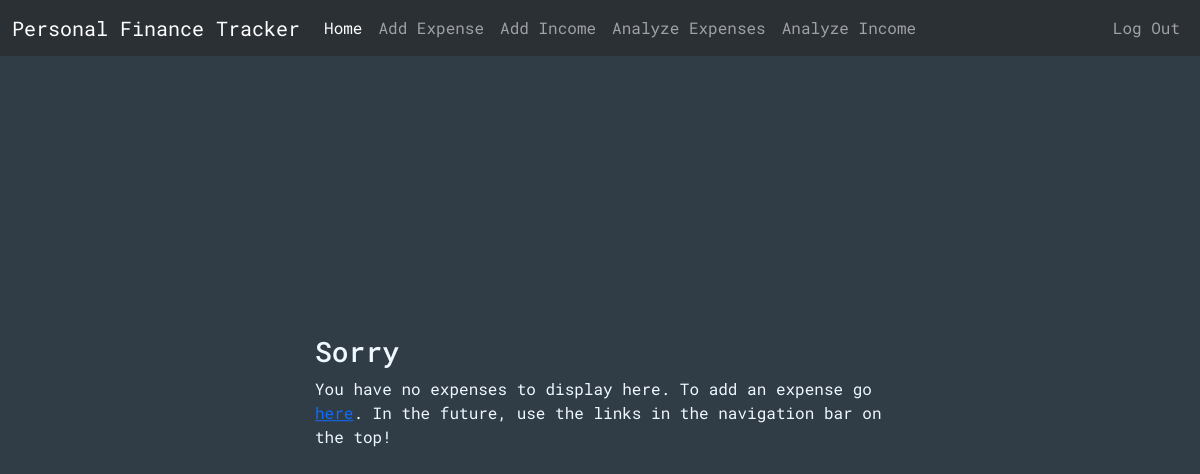
Page /analyzeExpenses (signed in) on the earlier database version.
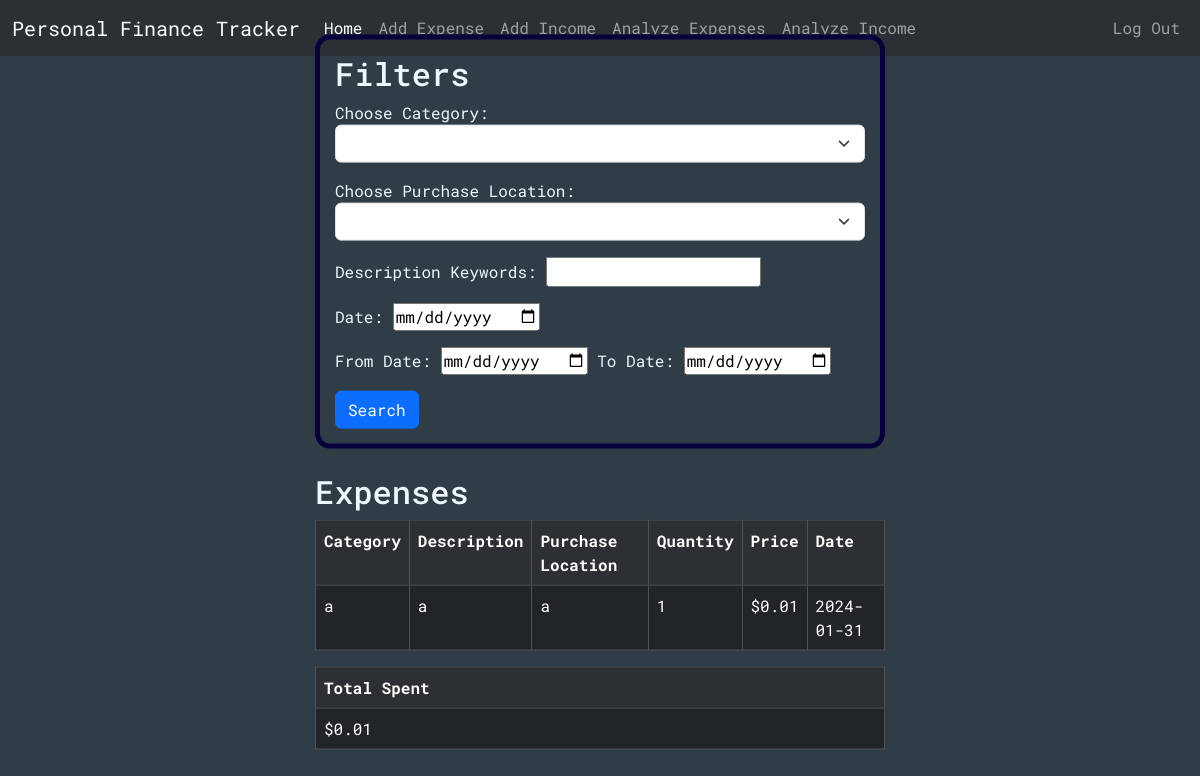
Same page on the later database version.
### tables this page shows
CREATE TABLE expenses (id INTEGER PRIMARY KEY, user_id INTEGER NOT NULL, category TEXT, description TEXT, purchaseLocation TEXT, quantity INTEGER NOT NULL, price NUMERIC NOT NULL, date TEXT NOT NULL, FOREIGN KEY (user_id) REFERENCES users(id));

### app.py (the view, shortened to what this page needs)
@app.route("/analyzeExpenses", methods=["GET", "POST"])
@login_required
def analyzeExpenses():
    conn = get_db_connection()
    categories = conn.execute("SELECT DISTINCT category FROM expenses WHERE user_id = ?", (session["user_id"],)).fetchall()
    purchaseLocations = conn.execute("SELECT DISTINCT purchaseLocation FROM expenses WHERE user_id = ?", (session["user_id"],)).fetchall()
    exps = conn.execute("SELECT * FROM expenses WHERE user_id = ?", (session["user_id"],)).fetchall()
    total = conn.execute("SELECT SUM(price) AS sum FROM expenses WHERE user_id = ?", (session["user_id"],)).fetchall()[0]["sum"]
    return render_template("analyzeExpenses.html", categories=categories, purchaseLocations=purchaseLocations, expenses=exps, total=total)

### helpers.py (called while the page is built)
def login_required(f):
    @wraps(f)
    def decorated_function(*args, **kwargs):
        if session.get("user_id") is None:
            return redirect("/login")
        return f(*args, **kwargs)
    return decorated_function

def get_db_connection():
    conn = sqlite3.connect('database.db')
    conn.row_factory = sqlite3.Row
    return conn

### templates/analyzeExpenses.html (shortened to what this page needs)
{% extends "layout.html" %}
{% block body %}
<div class="cont center">
      {% if expenses -%}
      <div class="formBox">
        <h2>Filters</h2>
        <form action="/analyzeExpenses" method="post">
          <div class="mb-3">
            <label for="category">Choose Category:</label>
            <select name="category" id="category" class="form-select">
              <option></option>
              {% for category in categories %}
              <option value="{{category["category"]}}">{{category["category"]}}</option>
              {% endfor %}
            </select>
          </div>
          <div class="mb-3">
            <label for="purchaseLocation">Choose Purchase Location:</label>
            <select name="purchaseLocation" id="purchaseLocation" class="form-select">
              <option></option>
              {% for purchaseLocation in purchaseLocations %}
              <option value="{{purchaseLocation["purchaseLocation"]}}">{{purchaseLocation["purchaseLocation"]}}</option>
              {% endfor %}
            </select>
          </div>
          <div class="mb-3">
            <label for="keywords">Description Keywords:</label>
            <input type="text" name="keywords" id="keywords">
          </div>
          <div class="mb-3">
            <label for="date">Date:</label>
            <input type="date" name="date" id="date">
          </div>
          <div class="mb-3">
            <label for="fromDate">From Date:</label>
            <input type="date" name="fromDate" id="fromDate">
            <label for="toDate">To Date:</label>
            <input type="date" name="toDate" id="toDate">
          </div>
          <button type="submit" class="btn btn-primary">Search</button>
        </form>
      </div>
      <br>
      <div>
        <div>
      <h2>Expenses</h2>
      <div class="table-responsive">
        <table class="table table-dark table-striped table-bordered table-hover">
          <tr>
            <th scope="col">Category</th>
            <th scope="col">Description</th>
            <th scope="col">Purchase Location</th>
            <th scope="col">Quantity</th>
            <th scope="col">Price</th>
            <th scope="col">Date</th>
          </tr>
          {% for expense in expenses %}
          <tr>
            <td>{{ expense["category"] }}</td>
            <td>{{ expense["description"] }}</td>
            <td>{{ expense["purchaseLocation"] }}</td>
            <td>{{ expense["quantity"] }}</td>
            <td>{{ "$%.2f"| format(expense["price"] )}}</td>
            <td>{{ expense["date"] }}</td>
          </tr>
          {% endfor %}
        </table>
      </div>
      <table class="table table-dark table-striped table-bordered table-hover">
        <tr>
          <th scope="col">Total Spent</th>
        </tr>
        <tr>
          <td>{{"$%.2f"| format(total)}}</td>
        </tr>
      </table>
    </div>
      {% else -%}
        <h3>Sorry</h3>
        <p>
          You have no expenses to display here. To add an expense go
          <a href="/add-expense">here</a>. In the future, use the links in the
          navigation bar on the top!
        </p>
      {% endif %}
</div>
{% endblock %}

Differences in the rows shown:
added expenses: category "a", description "a", purchaseLocation "a", quantity "1", price "$0.01", date "2024-01-31"
Other differences:
{{ "$%.2f"| format(total) }}: (not shown) → "$0.01"
text no longer shown: "Sorry You have no expenses to display here. To add an expense go here . In the future, use the links in the navigation bar on the top!"
text now shown: "Filters Choose Category: Choose Purchase Location: Description Keywords: Date: From Date: To Date: Search Expenses Category Description Purchase Location Quantity Price Date Total Spent"
